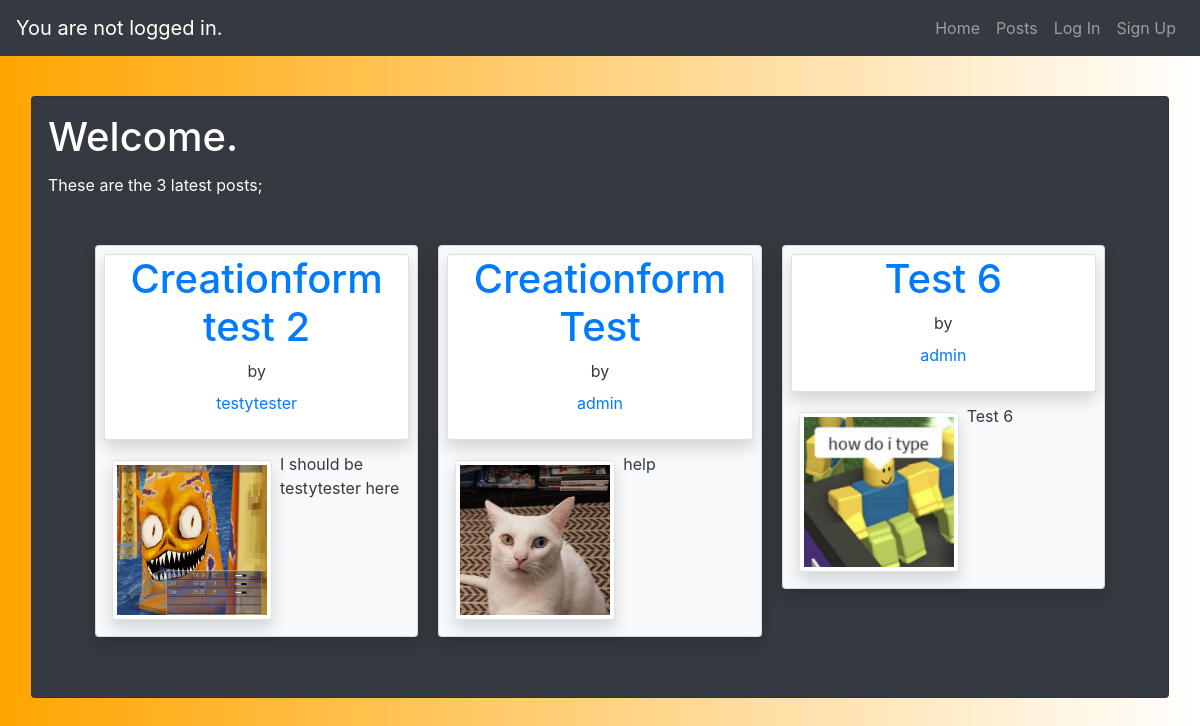
Before: / with the older database file.
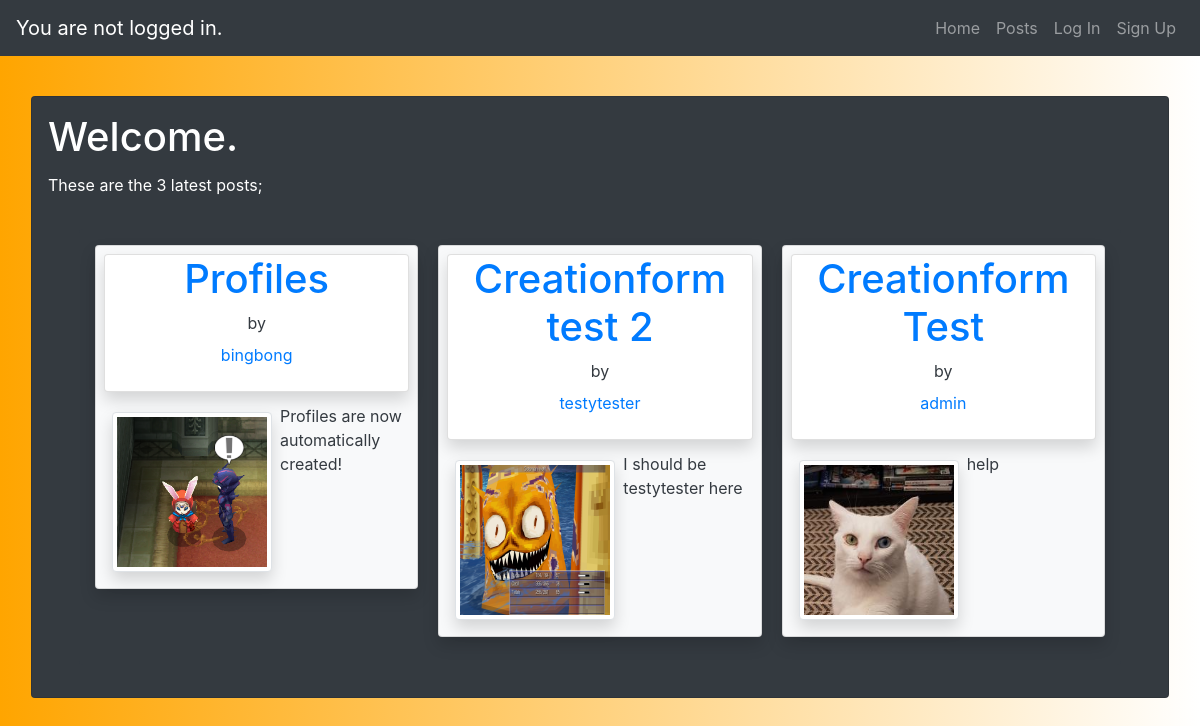
After: the same page with the newer database file.
### posts/models.py (models this page shows, shortened)
class Post(models.Model):
    id = models.UUIDField(
        primary_key=True,
        default=uuid.uuid4,
        editable=False)
    title = models.CharField(max_length=255)
    image = models.ImageField(upload_to='post/')
    body = models.TextField(max_length=1245)
    date = models.DateTimeField(auto_now_add=True)
    author = models.ForeignKey(
        get_user_model(),
        on_delete=models.CASCADE)
    def get_absolute_url(self):
        return reverse('post_detail', args=[str(self.id)])
    class Meta():
        ordering = ('date',)

### accounts/models.py (models this page shows)
class CustomUser(AbstractUser):
    location = models.TextField(blank=True, max_length=30, default='n/a')

### posts/views.py (the view)
# urls.py: path('', PostListHome.as_view(), name='home'),
class PostListHome(ListView):
    model = Post
    template_name = 'home.html'

### templates/home.html (shortened to what this page needs)
{% extends 'base.html' %}
{% block content %}
<div class="container-fluid text-white">
    <div class="card bg-dark p-3 m-3">
        {% if user.is_authenticated %}
            <h1 class="card-title">Welcome, {{ user.username }}.</h1>
        {% else %}
            <h1 class="card-title">Welcome.</h1>
        {% endif %}
        <p>These are the 3 latest posts;</p>
        <div class="container-fluid">
            <div class="rounded card-columns bg-dark m-3 p-3">
                {% for post in object_list|slice:"::-1"|slice:":3" %}
                <div class="card shadow bg-light p-2">
                    <div class="card shadow">
                        <div class="card-title text-center">
                            <h1><a href="{{ post.get_absolute_url }}">{{ post.title }}</a></h1>
                            <p class="text-dark">by <a class="nav-link" href="{% url 'show_profile' pk=post.author.pk %}">{{ post.author }}</a></p>
                        </div>
                    </div>
                    <div class="float-left">
                        <img class="shadow img-thumbnail m-2 post-list-img" src="{{ post.image.url }}"
                        alt="{{ post.title }}">
                    </div>
                    <p class="card-text text-dark">{{ post.body|truncatechars:100 }}</p>
                </div>
                {% endfor %}
            </div>
        </div>
    </div>
</div>
{% endblock content %}

### templates/base.html (shortened to what this page needs)
{% load static %}
<!DOCTYPE html>
<html lang="en">
<head>
    <link rel="stylesheet" href="https://maxcdn.bootstrapcdn.com/bootstrap/4.5.2/css/bootstrap.min.css">
    <link rel="stylesheet" type="text/css" href="/static/css/style.css">
</head>
{% if user.is_authenticated %}
<nav class="navbar navbar-dark navbar-expand-sm bg-dark">
    <text class="navbar-brand">{{ user.username }}</text>
        <ul class="navbar-nav ml-auto">
            <li class="nav-item">
                <a class="nav-link" href="{% url 'home' %}">Home</a>
            </li>
            <li class="nav-item">
                <a class="nav-link" href="{% url 'post_new' %}">Create Post</a>
            </li>
            <li class="nav-item">
                <a class="nav-link" href="{% url 'post_list' %}">Posts</a>
            </li>
            {% if user.profile.pk %}
                <li class="nav-item">
                    <a class="nav-link" href="{% url 'show_profile' user.profile.pk %}">Profile</a>
                </li>
            {% endif %}
            <li class="nav-item">
                <a class="nav-link" href="{% url 'password_change' %}">Change Password</a>
            </li>
            <li class="nav-item">
                <a class="nav-link" href="{% url 'logout' %}">Logout</a>
            </li>
        </ul>
</nav>
{% else %}
<nav class="navbar navbar-dark navbar-expand-sm bg-dark">
    <text class="navbar-brand">You are not logged in.</text>
        <ul class="navbar-nav ml-auto">
            <li class="nav-item">
                <a class="nav-link" href="{% url 'home' %}">Home</a>
            </li>
            <li class="nav-item">
                <a class="nav-link" href="{% url 'post_list' %}">Posts</a>
            </li>
            <li class="nav-item">
                <a class="nav-link" href="{% url 'login' %}">Log In</a>
            </li>
            <li class="nav-item">
                <a class="nav-link" href="{% url 'signup' %}">Sign Up</a>
            </li>
        </ul>
</nav>
{% endif %}
<br>
<body>
    {% block content %}
    {% endblock content %}
</body>
</html>

### static/css/style.css (style rules this page uses)
* { margin: 0; }
body { background-image: linear-gradient(to right, orange, white); }
#loginForm p, ul { color: white; margin-bottom: 5%; }
.post-list-img { width: 10em; height: 10em; }

Changed rows visible on the page:
no longer on this page (row unchanged): Post: title "Test 6", author "admin", image (picture), body "Test 6"
added Post: title "Profiles", author "bingbong", image (picture), body "Profiles are now automatically created!"
